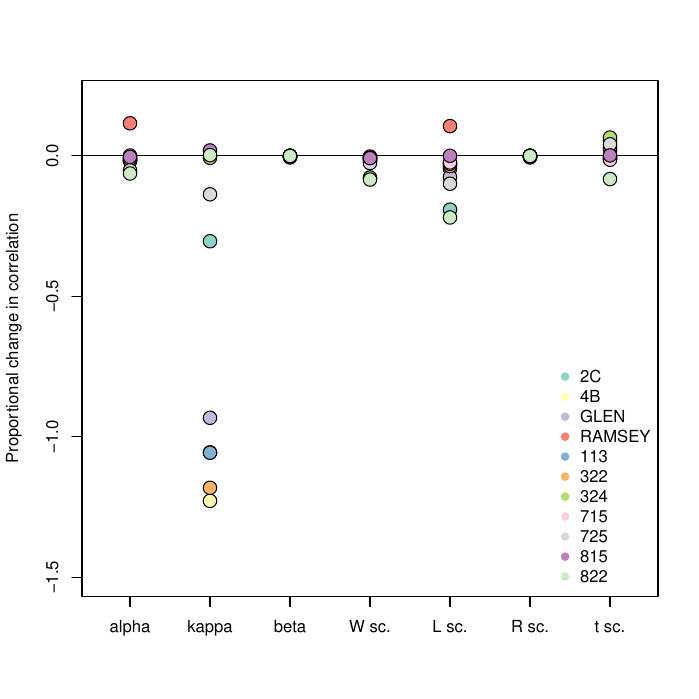

Reproduce this figure in R.
for (geno in c('2C','4B','GLEN','RAMSEY')) {

    load(paste0('Clay_',geno,'-AA_take2_best_fit_parameters.rda'))
    ## Throw away some bad-fitting parameter sets
    if (geno=='4B') p <- p[-20,]
    else if (geno=='GLEN') p <- p[-c(2,50),]

    ## What is the mean(k) value? Needed for re-fitting Linf to the
    ## modified parameter sets
    mean.k <- mean(p$predK,na.rm=T)

    ## baseline regressions for partial correlation between K1 and Eggrate
    pred.reg.K1.AOD <- lm(p$predK1 ~ p$predAOD)
    pred.reg.Eggrate.AOD <- lm(p$predEggrate ~ p$predAOD)

    ## partial correlation coefficients
    base.pcorr.K1.Eggrate <- unname(cor.test(residuals(pred.reg.K1.AOD),residuals(pred.reg.Eggrate.AOD))[[4]])

    require(deSolve)
    dyn.load('nondim_deb_take2.so')
    ## Vary parameters of interest (alpha, kappa, beta, a, b, c, d) by
    ## a small amount, simulate a new trajectory, recompute Linf and
    ## Eggrate, and then recalculate the correlation
    for (par in c('alpha','kappa','beta','W.scalar','L.scalar','Rm.scalar','time.scalar')) {
        mod.Linf <- rep(NA, nrow(p))
        mod.K1 <- rep(NA, nrow(p))
        mod.Eggrate <- rep(NA, nrow(p))
        for (i in 1:nrow(p)) {
            if (!is.na(p[i,1])) {
                params <- as.numeric(p[i,1:14])
                names(params) <- colnames(p)[1:14]
                params[par] <- params[par]-0.01*params[par]
                y0 <- as.numeric(params[c('W.0','L.0','Rm.0','L.0')])
                names(y0) <- c('W','Lmeas','Rm','L')
                y0[c('Lmeas','L')] <- y0[c('Lmeas','L')]/as.numeric(params['L.scalar'])
                y0['W'] <- y0['W']/as.numeric(params['W.scalar'])
                times <- c(0,seq(1,p$predAOD[i],2))*params['time.scalar']
                out <- ode(y0,times,func='derivs',dllname='nondim_deb_take2',parms=params,initfunc='initmod')
                out <- as.data.frame(out)
                time <- out$time/params['time.scalar']
                L <- out$Lmeas*params['L.scalar']
                R <- out$Rm-params['beta']
                R[which(R <= 0)] <- 0
                R <- R*params['Rm.scalar']
                if (max(R) > 0) {
                    if (time[min(which(R > 0))]!=max(time))
                        mod.Eggrate[i] <- max(R)/(max(time)-time[min(which(R > 0))]) # ind'l matured on day of death
                    else mod.Eggrate[i] <- max(R)/1.5
                }
                else mod.Eggrate[i] <- 0
                fit <- nls(L ~ Linf*(1-exp(-mean.k*time)), start=c(Linf=3))
                mod.Linf[i] <- unname(coef(fit)[1])
                mod.K1[i] <- mean.k*unname(coef(fit)[1])
            }
        }
        ## Compute the new correlation coefficient between K1 and Eggrate
        reg.K1.AOD <- lm(mod.K1 ~ p$predAOD)
        reg.Eggrate.AOD <- lm(mod.Eggrate ~ p$predAOD)
        new.pcorr.K1.Eggrate <- unname(cor.test(residuals(reg.K1.AOD),residuals(reg.Eggrate.AOD))[[4]])

        ## % change in correlation
        if (base.pcorr.K1.Eggrate < 0)
            delta.pcorr <- -1*(new.pcorr.K1.Eggrate-base.pcorr.K1.Eggrate)/base.pcorr.K1.Eggrate
        else delta.pcorr <- (new.pcorr.K1.Eggrate-base.pcorr.K1.Eggrate)/base.pcorr.K1.Eggrate

        assign(paste0('dCorr.d',par,'.',geno), delta.pcorr)
    }
}

for (geno in c('113','322','324','715','725','815','822')) {
    load(paste0('Clay_',geno,'-A_best_fit_parameters.rda'))

    ## What is the mean(k) value? Needed for re-fitting Linf to the
    ## modified parameter sets
    mean.k <- mean(p$predK,na.rm=T)

    ## baseline regressions for partial correlation between K1 and Eggrate
    pred.reg.K1.AOD <- lm(p$predK1 ~ p$predAOD)
    pred.reg.Eggrate.AOD <- lm(p$predEggrate ~ p$predAOD)

    ## partial correlation coefficients
    base.pcorr.K1.Eggrate <- unname(cor.test(residuals(pred.reg.K1.AOD),residuals(pred.reg.Eggrate.AOD))[[4]])

    require(deSolve)
    dyn.load('nondim_deb_take2.so')
    ## Vary parameters of interest (alpha, kappa, beta, a, b, c, d) by
    ## a small amount, simulate a new trajectory, recompute Linf and
    ## Eggrate, and then recalculate the correlation
    for (par in c('alpha','kappa','beta','W.scalar','L.scalar','Rm.scalar','time.scalar')) {
        mod.Linf <- rep(NA, nrow(p))
        mod.K1 <- rep(NA, nrow(p))
        mod.Eggrate <- rep(NA, nrow(p))
        for (i in 1:nrow(p)) {
            if (!is.na(p[i,1])) {
                params <- as.numeric(p[i,1:14])
                names(params) <- colnames(p)[1:14]
                params[par] <- params[par]-0.01*params[par]
                y0 <- as.numeric(params[c('W.0','L.0','Rm.0','L.0')])
                names(y0) <- c('W','Lmeas','Rm','L')
                y0[c('Lmeas','L')] <- y0[c('Lmeas','L')]/as.numeric(params['L.scalar'])
                y0['W'] <- y0['W']/as.numeric(params['W.scalar'])
                times <- c(0,seq(1,p$predAOD[i],2))*params['time.scalar']
                out <- ode(y0,times,func='derivs',dllname='nondim_deb_take2',parms=params,initfunc='initmod')
                out <- as.data.frame(out)
                time <- out$time/p[i,'time.scalar']
                L <- out$Lmeas*p[i,'L.scalar']
                R <- out$Rm-p[i,'beta']
                R[which(R <= 0)] <- 0
                R <- R*p[i,'Rm.scalar']
                if (max(R) > 0) {
                    if (time[min(which(R > 0))]!=max(time))
                        mod.Eggrate[i] <- max(R)/(max(time)-time[min(which(R > 0))]) # ind'l matured on day of death
                    else mod.Eggrate[i] <- max(R)/1.5
                }
                else mod.Eggrate[i] <- 0
                fit <- nls(L ~ Linf*(1-exp(-mean.k*time)), start=c(Linf=3))
                mod.Linf[i] <- unname(coef(fit)[1])
                mod.K1[i] <- mean.k*unname(coef(fit)[1])
            }
        }
        ## Compute the new correlation coefficient between K1 and Eggrate
        reg.K1.AOD <- lm(mod.K1 ~ p$predAOD)
        reg.Eggrate.AOD <- lm(mod.Eggrate ~ p$predAOD)
        new.pcorr.K1.Eggrate <- unname(cor.test(residuals(reg.K1.AOD),residuals(reg.Eggrate.AOD))[[4]])

        ## % change in correlation
        if (base.pcorr.K1.Eggrate < 0)
            delta.pcorr <- -1*(new.pcorr.K1.Eggrate-base.pcorr.K1.Eggrate)/base.pcorr.K1.Eggrate
        else delta.pcorr <- (new.pcorr.K1.Eggrate-base.pcorr.K1.Eggrate)/base.pcorr.K1.Eggrate

        assign(paste0('dCorr.d',par,'.',geno), delta.pcorr)
    }
}

geno.seq <- c('2C','4B','GLEN','RAMSEY','113','322','324','715','725','815','822')
require(RColorBrewer)
col.seq <- brewer.pal(length(geno.seq), 'Set3')

plot.new()
plot.window(xlim=c(0,1),ylim=c(-1.5,0.2))
at.seq <- seq(0.05,0.95,length=7)
axis(1, at=at.seq, labels=c('alpha','kappa','beta','W sc.', 'L sc.', 'R sc.', 't sc.'))
axis(2)
mtext(side=2, line=3, 'Proportional change in correlation')
box('plot')
abline(h=0)
for (g in 1:length(geno.seq))
    points(at.seq[1], get(paste0('dCorr.dalpha.',geno.seq[g])), pch=21, bg=col.seq[g], cex=1.8)

for (g in 1:length(geno.seq))
    points(at.seq[2], get(paste0('dCorr.dkappa.',geno.seq[g])), pch=21, bg=col.seq[g], cex=1.8)

for (g in 1:length(geno.seq))
    points(at.seq[3], get(paste0('dCorr.dbeta.',geno.seq[g])), pch=21, bg=col.seq[g], cex=1.8)

for (g in 1:length(geno.seq))
    points(at.seq[4], get(paste0('dCorr.dW.scalar.',geno.seq[g])), pch=21, bg=col.seq[g], cex=1.8)

for (g in 1:length(geno.seq))
    points(at.seq[5], get(paste0('dCorr.dL.scalar.',geno.seq[g])), pch=21, bg=col.seq[g], cex=1.8)

for (g in 1:length(geno.seq))
    points(at.seq[6], get(paste0('dCorr.dRm.scalar.',geno.seq[g])), pch=21, bg=col.seq[g], cex=1.8)

for (g in 1:length(geno.seq))
    points(at.seq[7], get(paste0('dCorr.dtime.scalar.',geno.seq[g])), pch=21, bg=col.seq[g], cex=1.8)

legend(x='bottomright', legend=geno.seq, pch=21, pt.bg=col.seq, col=col.seq, bty='n')

dev.copy2pdf(file='Elasticity_analysis.pdf')


